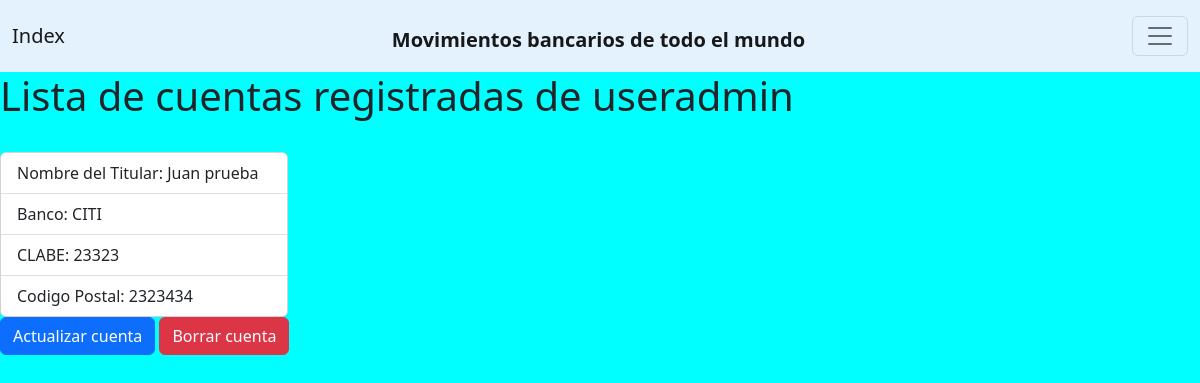
Page /cuenta/cuenta-list/ (signed in) on the earlier database version.
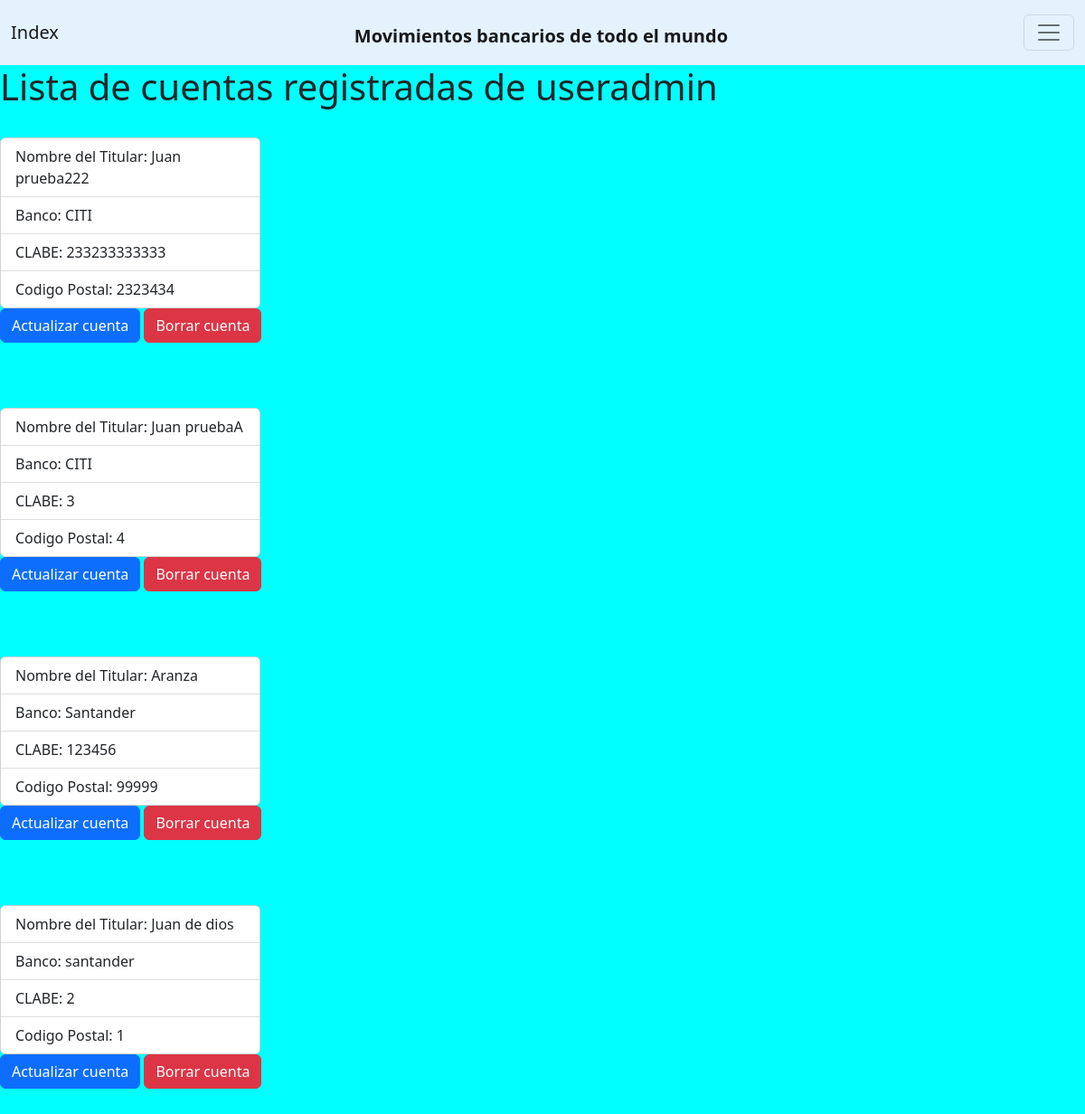
Same page on the later database version.
### cuenta/models.py (models this page shows)
class Cuenta(models.Model):
    CONDITION_CHOICES= (
        ("CITI","CITI"),
        ("SANTANDER","SANTANDER"),
        ("BBVA","BBVA"),
    )
    Nombre_del_titular=models.CharField(max_length=35)
    Banco=models.CharField(max_length=30, choices=CONDITION_CHOICES)
    Numero_de_cuenta=models.BigIntegerField()
    Codigo_Postal=models.BigIntegerField()
    is_active=models.BooleanField(default=True)

### cuenta/views.py (the view)
# urls.py: path("cuenta-list/", cuentas_list ),
@login_required
def cuentas_list(request):
    cuentas=Cuenta.objects.filter(is_active=True)
    context={
        "cuentas":cuentas
    }
    return render(request, "cuenta-list.html",context=context)

### dinero/templates/cuenta-list.html
{% extends "base.html" %}
{% block content %}
<h1>Lista de cuentas registradas de {{request.user.username}}</h1>
{% for x in cuentas %}
<br>
<div class="card" style="width: 18rem;">
    <ul class="list-group list-group-flush">
      <li class="list-group-item">Nombre del Titular: {{x.Nombre_del_titular}}</li>
      <li class="list-group-item">Banco: {{x.Banco}}</li>
      <li class="list-group-item">CLABE: {{x.Numero_de_cuenta}}</li>
      <li class="list-group-item">Codigo Postal: {{x.Codigo_Postal}}</li>
    </ul>
  </div>
  <a href="/cuenta/cuentas-update/{{x.id}}/" class="btn btn-primary">Actualizar cuenta</a>
  <a href="/cuenta/cuenta-delete/{{x.pk}}/" class="btn btn-danger" >Borrar cuenta</a>
   <br>
    <br>
    <br>
    {% endfor %}
{% endblock %}

### dinero/templates/base.html (shortened to what this page needs)
<!DOCTYPE html>
<html lang="en">
<head>
    <link href="https://cdn.jsdelivr.net/npm/bootstrap@5.2.3/dist/css/bootstrap.min.css" rel="stylesheet">
</head>
<body style="background-color: cyan;">
  <nav class="navbar" style="background-color: #e3f2fd;">
        <div class="container-fluid">
          <a class="navbar-brand" href='/'> Index </a>
          <h1><b><a class="navbar-brand" href=''> Movimientos bancarios de todo el mundo </a></b></h1>
          <button class="navbar-toggler" type="button" data-bs-toggle="collapse" data-bs-target="#navbarSupportedContent" aria-controls="navbarSupportedContent" aria-expanded="false" aria-label="Toggle navigation">
            <span class="navbar-toggler-icon"></span>
          </button>
        </div>
      </nav>
      {% block content%}{% endblock%}
</body>
</html>

Differences in the rows shown:
changed Cuenta: Nombre_del_titular "Juan prueba" → "Juan prueba222"; Numero_de_cuenta "23323" → "233233333333"
added Cuenta: Nombre_del_titular "Juan pruebaA", Banco "CITI", Numero_de_cuenta "3", Codigo_Postal "4"
added Cuenta: Nombre_del_titular "Aranza", Banco "Santander", Numero_de_cuenta "123456", Codigo_Postal "99999"
added Cuenta: Nombre_del_titular "Juan de dios", Banco "santander", Numero_de_cuenta "2", Codigo_Postal "1"
